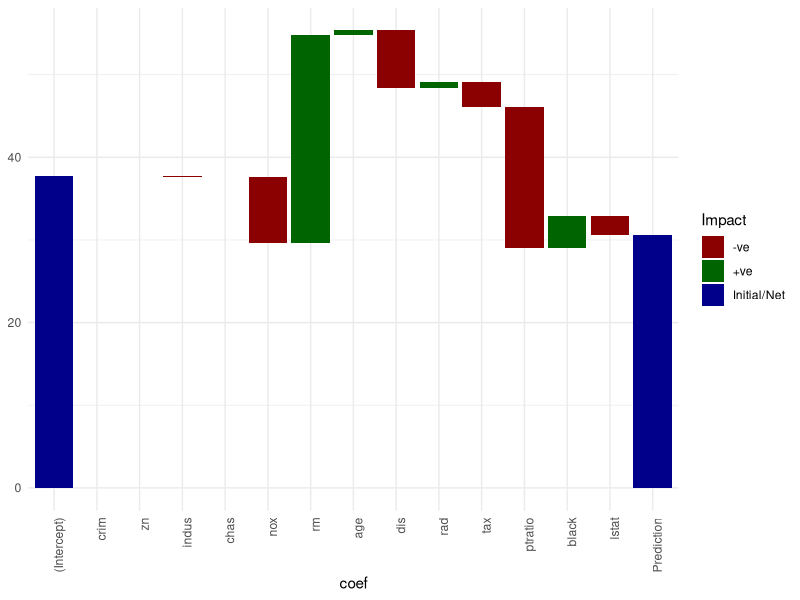
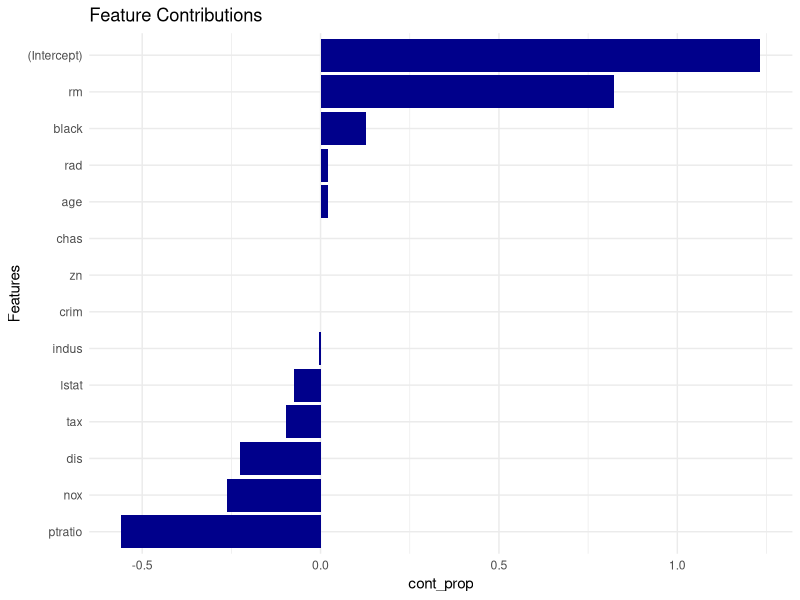

R code for these plots, in order:

library(MASS)
library(caret)
library(magrittr)
library(ggplot2)

data(Boston)
set.seed(123)

# mean centering
b2 <- preProcess(Boston, method = "center") %>% predict(., Boston)

idx <- createDataPartition(b2$medv, p = 0.8, list = FALSE)
train <- Boston[idx,]
test <- Boston[-idx,]

mod0 <- lm(data = train, medv ~.)

sm <- summary(mod0)
betas <- sm$coefficients[,1]

testcase <- test[1,]
pred <- predict(mod0, testcase)

# dot product between feature vector and beta
featvec <- testcase[-which(testcase %>% names == "medv")] %>% as.matrix
betas2 <- betas[-1]

nm <- names(betas)
#betas2 %*% t(featvec)

# feature contributions
featcont <- betas2*featvec
featcont <- c(betas[1], featcont, pred)
names(featcont) <- c(nm, "Prediction")


# waterfall chart on feature contribution
plotdata <- data.frame(coef = names(featcont), featcont = featcont, row.names = NULL)
plotdata$coef <- factor(plotdata$coef, levels = plotdata$coef)
plotdata$id <- seq_along(plotdata$coef)
plotdata$Impact <- ifelse(plotdata$featcont > 0, "+ve", "-ve")
plotdata[plotdata$coef %in% c("(Intercept)", "Prediction"), "Impact"] <- "Initial/Net"
plotdata$end <- cumsum(plotdata$featcont)
plotdata$end <- c(head(plotdata$end, -1), 0)
plotdata$start <- c(0, head(plotdata$end, -1))
plotdata <- plotdata[, c(3, 1, 4, 6, 5, 2)]

gg <- ggplot(plotdata, aes(fill = Impact)) +
 geom_rect(aes(coef,
               xmin = id - 0.45,
               xmax = id + 0.45,
               ymin = end,
               ymax = start)) +
 theme_minimal() +
 #scale_fill_manual(values=c("#999999", "#E69F00", "#56B4E9"))
 scale_fill_manual(values=c("darkred", "darkgreen", "darkblue")) +
 theme(axis.text.x=element_text(angle=90, hjust=1))
#coord_flip()


if(sign(plotdata$end[1]) != sign(plotdata$start[nrow(plotdata)]))
 gg <- gg + geom_hline(yintercept = 0)
gg






cont_prop <- featcont/pred

plot_data <- data.frame(coef = names(cont_prop),
                        cont_prop = cont_prop,
                        row.names = NULL)
plot_data <- plot_data[-nrow(plot_data),]

plot_data <- plot_data[order(plot_data$cont_prop, decreasing = FALSE),]


plot_data$coef <- factor(plot_data$coef, levels = plot_data$coef)

p<-ggplot(data=plot_data, aes(x=coef, y = cont_prop)) +
    geom_bar(stat="identity", fill = "darkblue") +
    coord_flip() +
    theme_minimal() +
    xlab("Features") +
    ggtitle("Feature Contributions")
p